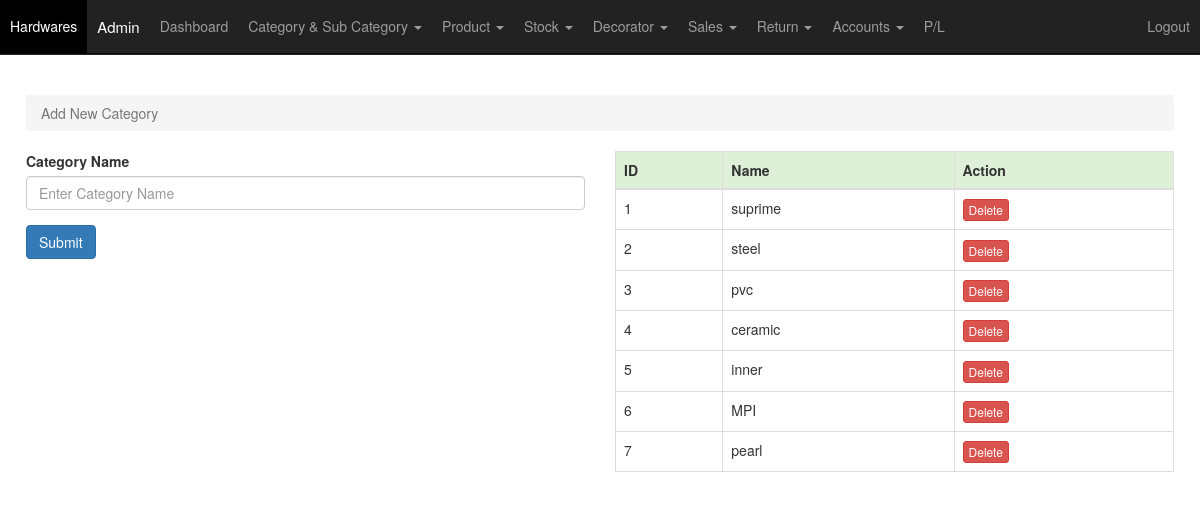
Page /add_category.php (signed in) on the committed database.
### tables this page shows
CREATE TABLE `category` (
  `category_id` int NOT NULL,
  `name` varchar(255) NOT NULL,
  `insert_date` datetime NOT NULL DEFAULT CURRENT_TIMESTAMP
);

### add_category.php (the view, shortened to what this page needs)
<?php include "include/header.php"; ?>
    <div id="wrapper">
        <?php include "top-menu.php"; ?>
        <div id="page-wrapper">
            <div class="container-fluid">
                <p>&nbsp;</p>
                <div class="row">
                    <div class="col-lg-12">
                        <ol class="breadcrumb">
                            <li class="active">
                                <i class="fa fa-dashboard"></i> Add New Category
                            </li>
                        </ol>
                    </div>
                </div>
                <div class="row">
                    <div class="col-lg-6 col-md-6">
                        <form role="form" action="<?php echo $_SERVER['PHP_SELF']; ?>" method="POST">
                            <div class="form-group">
                              <label>Category Name</label>
                              <input class="form-control" name="name" value="" type="text" placeholder="Enter Category Name" required>
                            </div>
                            <div class="form-group">
                                <input name="add" class="btn btn-primary" type="submit" value="Submit" />
                            </div>
                        </form>
                    </div>
                    <div class="col-lg-6 col-md-6">
                        <div class="table-responsive">
                          <table class="table table-bordered">
                            <thead>
                              <tr class="success">
                                <th>ID</th>
                                <th>Name</th>
                                <th>Action</th>
                              </tr>
                            </thead>
                            <tbody>
                            <?php $i=1;
                              $sql_employee=mysqli_query($conn, "SELECT * FROM category ORDER BY category_id ASC");
                              while($show_employee = mysqli_fetch_array($sql_employee)) { ?>
                              <tr>
                                <td><?php echo $i; ?></td>
                                <td><?php echo $show_employee['name']; ?></td>
                                <td><a class="btn btn-danger btn-xs" href="add_category.php?flag=delete&del_id=<?php echo $show_employee['category_id']; ?>" onclick="return confirm('Are you sure to delete the record?')">Delete</a></td>
                              </tr>
                              <?php $i++; } ?>
                            </tbody>
                          </table>
                        </div>
                    </div>
                </div>
            </div>
        </div>
    </div>
<?php include "include/footer.php"; ?>

### css/sb-admin.css (style rules this page uses)
body { margin-top: 100px; background-color: #222; }
@media (min-width:768px) { body { margin-top:0px; } }
#wrapper { padding-left: 0; }
#page-wrapper { width: 100%; padding: 0; background-color: #fff; min-height:800px; }
@media (min-width:768px) { #wrapper { padding-top:55px; } }
@media (min-width:768px) { #page-wrapper { padding: 10px; } }

### rows in the picture
category: name "suprime"
category: name "steel"
category: name "pvc"
category: name "ceramic"
category: name "inner"
category: name "MPI"
category: name "pearl"

### other values in the picture
$_SESSION['cus']['name'] "Admin"
